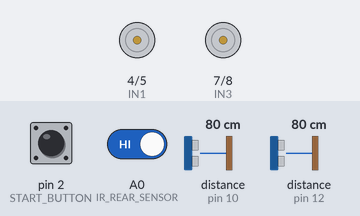
Bench run of a sketch on a simulated Arduino Uno, built with avr-gcc and run on an emulated ATmega328P. Shown: motor-driver pin pairs drawn as motors (green arrow = first pin HIGH = forward, orange = second pin HIGH = backward, longer = more drive, scaled by the enable pin). Inputs (shaded band) come from the test bench; at power-on: pin 2 (START_BUTTON) HIGH, distance to the obstacle (sensors on pin 10, pin 12) 80 cm, A0 (IR_REAR_SENSOR) HIGH. The echo pulse lasts 58.3 µs per cm; random numbers use the default seed unless the sketch sets one; what the sketch prints to the serial monitor is not drawn.

Above: at 1.2 s.
1.3 s: pin 2 (START_BUTTON) pulled LOW for 0.15 s
At 2.0 s:
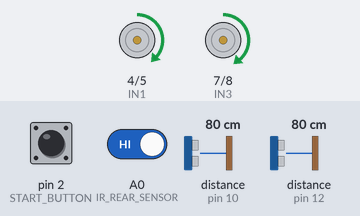
4.4 s: distance to the obstacle (sensor on pin 10) set to 71 cm
7.4 s: distance to the obstacle (sensor on pin 12) set to 70 cm
8.9 s: distance to the obstacle (sensor on pin 10) set to 63 cm
11.9 s: distance to the obstacle (sensor on pin 12) set to 2 cm
At 14.4 s:
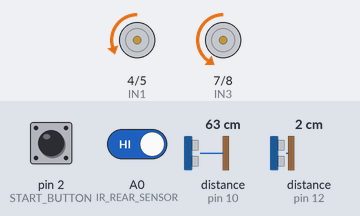
14.9 s: distance to the obstacle (sensor on pin 10) set to 2 cm
At 20.7 s:
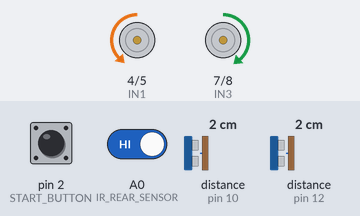
Timing chart, 0 to 22.4 s (numbered marks = the images above; inputs shaded):
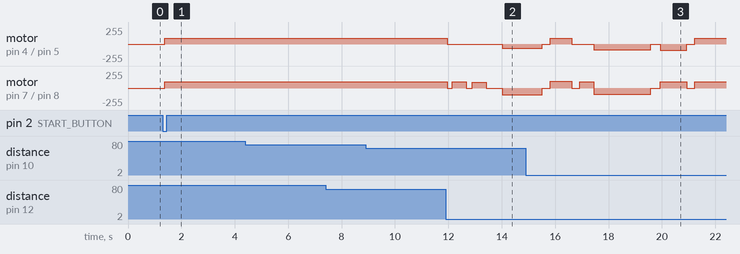

The sketch:

project_copy_20260309001512.ino
```cpp
// ==============================
// SMART ULTRASONIC AVOIDANCE ROBOT
// WITH INTELLIGENT ESCAPE SEQUENCE
// ==============================

// ---------- L298N Pins ----------
#define ENA 3
#define IN1 4
#define IN2 5
#define IN3 7
#define IN4 8
#define ENB 6

// ---------- Ultrasonic Sensors ----------
#define ULTRA_LEFT_TRIG 9
#define ULTRA_LEFT_ECHO 10
#define ULTRA_RIGHT_TRIG 11
#define ULTRA_RIGHT_ECHO 12

// ---------- IR Sensor (REAR) ----------
#define IR_REAR_SENSOR A0

// ---------- Button ----------
#define START_BUTTON 2

// ---------- Parameters ----------
#define OBSTACLE_DISTANCE 30
#define CLOSE_OBSTACLE_DISTANCE 15
#define NAVIGATION_MAX_DISTANCE 50
#define STALL_MAX_DISTANCE 350
#define MOTOR_SPEED 90
#define TURN_TIME 525
#define LOOP_INTERVAL 20
#define RUN_TIME 30000UL
#define BACKUP_DURATION 1300
#define PAUSE_TIME 200

// ---------- Smart Backup ----------
#define BACKUP_SENSOR_CHECK_TIME 600
#define CLEAR_THRESHOLD 25

// ---------- STUCK DETECTION ----------
#define MAX_CONSECUTIVE_BACKUPS 3
#define BACKUP_RESET_TIME 5000
int consecutiveBackups = 0;
unsigned long lastBackupTime = 0;

// ---------- FORWARD STALL DETECTION ----------
#define FORWARD_STALL_TIMEOUT 3000
#define MIN_MOVEMENT_THRESHOLD 5
unsigned long lastMovementTime = 0;
long lastLeftDistance = 0;
long lastRightDistance = 0;

// ---------- TURN PATTERN DETECTION ----------
#define MAX_CONSECUTIVE_SAME_TURNS 3
#define PATTERN_RESET_TIME 8000
int consecutiveLeftTurns = 0;
int consecutiveRightTurns = 0;
unsigned long lastTurnTime = 0;

// ---------- ESCAPE CONTROL ----------
bool inEscapeSequence = false;

// ---------- Globals ----------
bool missionActive = false;
unsigned long missionStartTime = 0;
bool isBackingUp = false;
unsigned long backupStartTime = 0;
bool isPaused = false;
unsigned long pauseStartTime = 0;
bool turnAfterPause = true;

// ==============================
// SETUP
// ==============================
void setup() {
  Serial.begin(9600);
  Serial.println("=== SMART AVOIDANCE ROBOT ===");
  Serial.println("Escape: Backup → IR check → Clearest side or 180° spin");
  Serial.println("Press button to start");

  pinMode(ENA, OUTPUT); pinMode(IN1, OUTPUT); pinMode(IN2, OUTPUT);
  pinMode(ENB, OUTPUT); pinMode(IN3, OUTPUT); pinMode(IN4, OUTPUT);

  pinMode(ULTRA_LEFT_TRIG, OUTPUT);
  pinMode(ULTRA_LEFT_ECHO, INPUT);
  pinMode(ULTRA_RIGHT_TRIG, OUTPUT);
  pinMode(ULTRA_RIGHT_ECHO, INPUT);

  pinMode(IR_REAR_SENSOR, INPUT_PULLUP);
  pinMode(START_BUTTON, INPUT_PULLUP);

  stopMotors();
}

// ==============================
// MAIN LOOP
// ==============================
void loop() {
  // --- Wait for button ---
  if (!missionActive) {
    stopMotors();
    if (digitalRead(START_BUTTON) == LOW) {
      delay(50);
      missionStartTime = millis();
      missionActive = true;
      isBackingUp = false;
      isPaused = false;
      consecutiveBackups = 0;
      resetTurnPattern();
      resetForwardStallDetection();
      inEscapeSequence = false;
      Serial.println("\n>>> MISSION STARTED <<<");
    }
    return;
  }

  // --- Check 30 seconds ---
  if (missionActive && millis() - missionStartTime >= RUN_TIME) {
    stopMotors();
    missionActive = false;
    Serial.println("\n>>> MISSION COMPLETE <<<");
    return;
  }

  // --- Check if in escape sequence ---
  if (inEscapeSequence) {
    return; // Don't do anything else while escaping
  }

  // --- Handle pause state ---
  if (isPaused) {
    if (millis() - pauseStartTime >= PAUSE_TIME) {
      Serial.println("PAUSE complete - EXECUTING TURN");
      isPaused = false;
      if (turnAfterPause) {
        turnLeftWithPattern();
      } else {
        turnRightWithPattern();
      }
      resetForwardStallDetection();
      return;
    } else {
      return;
    }
  }

  // --- Handle backup state ---
  if (isBackingUp) {
    handleSmartBackupSequence();
    return;
  }

  // --- Read sensors ---
  long leftRaw = readUltrasonic(ULTRA_LEFT_TRIG, ULTRA_LEFT_ECHO);
  delay(10);
  long rightRaw = readUltrasonic(ULTRA_RIGHT_TRIG, ULTRA_RIGHT_ECHO);

  // === SEPARATE FILTERS ===
  // 1. NAVIGATION VALUES (ignore >50cm)
  long leftNav = leftRaw;
  long rightNav = rightRaw;
  if (leftNav > NAVIGATION_MAX_DISTANCE || leftNav == 999) leftNav = 999;
  if (rightNav > NAVIGATION_MAX_DISTANCE || rightNav == 999) rightNav = 999;
  if (leftNav <= 0) leftNav = 999;
  if (rightNav <= 0) rightNav = 999;

  // 2. STALL DETECTION VALUES (use up to 350cm)
  long leftStall = leftRaw;
  long rightStall = rightRaw;
  if (leftStall > STALL_MAX_DISTANCE && leftStall != 999) leftStall = STALL_MAX_DISTANCE;
  if (rightStall > STALL_MAX_DISTANCE && rightStall != 999) rightStall = STALL_MAX_DISTANCE;
  if (leftStall <= 0) leftStall = STALL_MAX_DISTANCE;
  if (rightStall <= 0) rightStall = STALL_MAX_DISTANCE;

  // === FORWARD STALL DETECTION ===
  if (!isBackingUp && !isPaused && missionActive && !inEscapeSequence) {
    checkForwardStall(leftStall, rightStall);
  }

  // === NAVIGATION DECISION TREE ===
  bool leftClose = (leftNav != 999 && leftNav <= CLOSE_OBSTACLE_DISTANCE);
  bool rightClose = (rightNav != 999 && rightNav <= CLOSE_OBSTACLE_DISTANCE);
  bool leftBlocked = (leftNav != 999 && leftNav < OBSTACLE_DISTANCE);
  bool rightBlocked = (rightNav != 999 && rightNav < OBSTACLE_DISTANCE);

  // Debug
  Serial.print("Nav[L:");
  if (leftNav == 999) Serial.print("CLEAR");
  else Serial.print(leftNav);
  Serial.print("cm R:");
  if (rightNav == 999) Serial.print("CLEAR");
  else Serial.print(rightNav);
  Serial.print("cm] -> ");

  // Decision tree
  if (leftClose && rightClose) {
    Serial.println("BOTH <=15cm - SMART BACKUP!");
    resetTurnPattern();
    isBackingUp = true;
    backupStartTime = millis();
    moveBackward();
    resetForwardStallDetection();
  }
  else if (leftClose) {
    Serial.println("LEFT <=15cm - START PAUSE (then turn right)");
    stopMotors();
    isPaused = true;
    pauseStartTime = millis();
    turnAfterPause = false;
    resetForwardStallDetection();
  }
  else if (rightClose) {
    Serial.println("RIGHT <=15cm - START PAUSE (then turn left)");
    stopMotors();
    isPaused = true;
    pauseStartTime = millis();
    turnAfterPause = true;
    resetForwardStallDetection();
  }
  else if (leftBlocked) {
    Serial.println("LEFT <25cm - TURN RIGHT");
    turnRightWithPattern();
    resetForwardStallDetection();
  }
  else if (rightBlocked) {
    Serial.println("RIGHT <25cm - TURN LEFT");
    turnLeftWithPattern();
    resetForwardStallDetection();
  }
  else {
    Serial.println("CLEAR - FORWARD");
    if (millis() - lastTurnTime > 2000) {
      resetTurnPattern();
    }
    moveForward();
  }

  delay(LOOP_INTERVAL);
}

// ==============================
// INTELLIGENT ESCAPE SEQUENCE
// ==============================
void executeStuckEscape() {
  // Prevent re-entrancy
  if (inEscapeSequence) return;
  inEscapeSequence = true;

  Serial.println("\n🔥 EXECUTING INTELLIGENT ESCAPE");

  // Force exit any other states
  isBackingUp = false;
  isPaused = false;

  // Step 1: Always backup first (2 seconds)
  Serial.println("Step 1: Backup (2 seconds)");
  moveBackward();
  delay(2000);
  stopMotors();
  delay(300);

  // Step 2: Check IR sensor AFTER backup
  bool irBlocked = (digitalRead(IR_REAR_SENSOR) == LOW);
  Serial.print("IR check after backup: ");
  Serial.println(irBlocked ? "BLOCKED" : "CLEAR");

  // Step 3: Take sensor readings
  long leftDist = readUltrasonic(ULTRA_LEFT_TRIG, ULTRA_LEFT_ECHO);
  long rightDist = readUltrasonic(ULTRA_RIGHT_TRIG, ULTRA_RIGHT_ECHO);

  // Filter for decision making
  if (leftDist > 200 || leftDist == 999) leftDist = 999;
  if (rightDist > 200 || rightDist == 999) rightDist = 999;
  if (leftDist <= 0) leftDist = 999;
  if (rightDist <= 0) rightDist = 999;

  Serial.print("Sensor check: L=");
  if (leftDist == 999) Serial.print("CLEAR");
  else Serial.print(leftDist);
  Serial.print("cm R=");
  if (rightDist == 999) Serial.print("CLEAR");
  else Serial.print(rightDist);
  Serial.println("cm");

  // Step 4: Decision based on IR
  if (irBlocked) {
    // IR BLOCKED → NO 180° SPIN, just turn toward clearest side
    Serial.println("IR BLOCKED → Turning toward clearest side (NO SPIN)");

    // Determine which side is clearer
    bool leftClearer = (leftDist > rightDist);

    if (leftClearer) {
      // Left is clearer → Turn left (normal turn, not 180°)
      Serial.println("Left clearer → TURN LEFT");
      digitalWrite(IN1, LOW); digitalWrite(IN2, LOW);
      digitalWrite(IN3, HIGH); digitalWrite(IN4, LOW);
      analogWrite(ENA, 0);
      analogWrite(ENB, MOTOR_SPEED);
      delay(TURN_TIME);
      stopMotors();
    } else {
      // Right is clearer → Turn right (normal turn, not 180°)
      Serial.println("Right clearer → TURN RIGHT");
      digitalWrite(IN1, HIGH); digitalWrite(IN2, LOW);
      analogWrite(ENA, MOTOR_SPEED);
      analogWrite(ENB, 0);
      delay(TURN_TIME);
      stopMotors();
    }
    delay(300);
  } else {
    // IR CLEAR → Do 180° spin (random direction)
    Serial.println("IR CLEAR → Doing 180° RANDOM SPIN");

    randomSeed(analogRead(A5) + micros());
    bool spinRight = random(0, 2) == 0;

    if (spinRight) {
      Serial.println("180° RIGHT spin");
      digitalWrite(IN1, HIGH); digitalWrite(IN2, LOW);
      digitalWrite(IN3, LOW); digitalWrite(IN4, HIGH);
      analogWrite(ENA, MOTOR_SPEED);
      analogWrite(ENB, MOTOR_SPEED);
      delay(1000);
      stopMotors();
    } else {
      Serial.println("180° LEFT spin");
      digitalWrite(IN1, LOW); digitalWrite(IN2, HIGH);
      digitalWrite(IN3, HIGH); digitalWrite(IN4, LOW);
      analogWrite(ENA, MOTOR_SPEED);
      analogWrite(ENB, MOTOR_SPEED);
      delay(1000);
      stopMotors();
    }
    delay(300);
  }

  // Step 5: Forward burst (always)
  Serial.println("Step 3: Forward burst");
  moveForward();
  delay(1500);
  stopMotors();
  delay(500);

  // Reset all counters
  consecutiveBackups = 0;
  lastBackupTime = millis();
  resetForwardStallDetection();
  resetTurnPattern();

  // Clear escape flag
  inEscapeSequence = false;

  Serial.println("Escape complete!");
}

// ==============================
// TURN PATTERN DETECTION
// ==============================
void trackTurnPattern(bool isLeftTurn) {
  unsigned long currentTime = millis();

  if (currentTime - lastTurnTime > PATTERN_RESET_TIME) {
    consecutiveLeftTurns = 0;
    consecutiveRightTurns = 0;
  }

  if (isLeftTurn) {
    consecutiveLeftTurns++;
    consecutiveRightTurns = 0;
    Serial.print("Left turn #");
    Serial.print(consecutiveLeftTurns);
    Serial.print(" of ");
    Serial.println(MAX_CONSECUTIVE_SAME_TURNS);
  } else {
    consecutiveRightTurns++;
    consecutiveLeftTurns = 0;
    Serial.print("Right turn #");
    Serial.print(consecutiveRightTurns);
    Serial.print(" of ");
    Serial.println(MAX_CONSECUTIVE_SAME_TURNS);
  }

  lastTurnTime = currentTime;

  if (consecutiveLeftTurns >= MAX_CONSECUTIVE_SAME_TURNS) {
    Serial.println("\n🔄 LEFT TURN PATTERN DETECTED! Correcting...");
    executeTurnPatternCorrection(true);
  } else if (consecutiveRightTurns >= MAX_CONSECUTIVE_SAME_TURNS) {
    Serial.println("\n🔄 RIGHT TURN PATTERN DETECTED! Correcting...");
    executeTurnPatternCorrection(false);
  }
}

void executeTurnPatternCorrection(bool wasLeftPattern) {
  Serial.println("Executing CURVED BACKUP correction...");

  stopMotors();
  isBackingUp = false;
  isPaused = false;
  delay(300);

  if (wasLeftPattern) {
    // Curve backup RIGHT
    Serial.println("CURVED BACKUP RIGHT (undoing left turns)");
    digitalWrite(IN1, LOW); digitalWrite(IN2, HIGH);
    digitalWrite(IN3, LOW); digitalWrite(IN4, HIGH);
    analogWrite(ENA, 60);
    analogWrite(ENB, 100);
  } else {
    // Curve backup LEFT
    Serial.println("CURVED BACKUP LEFT (undoing right turns)");
    digitalWrite(IN1, LOW); digitalWrite(IN2, HIGH);
    digitalWrite(IN3, LOW); digitalWrite(IN4, HIGH);
    analogWrite(ENA, 100);
    analogWrite(ENB, 60);
  }

  delay(1500);
  stopMotors();
  delay(300);

  Serial.println("Forward burst to complete correction");
  moveForward();
  delay(800);
  stopMotors();
  delay(300);

  consecutiveLeftTurns = 0;
  consecutiveRightTurns = 0;
  lastTurnTime = millis();

  Serial.println("Turn pattern correction complete!");
}

void resetTurnPattern() {
  consecutiveLeftTurns = 0;
  consecutiveRightTurns = 0;
  lastTurnTime = millis();
}

void turnLeftWithPattern() {
  trackTurnPattern(true);

  if (consecutiveLeftTurns < MAX_CONSECUTIVE_SAME_TURNS) {
    digitalWrite(IN1, LOW); digitalWrite(IN2, LOW);
    digitalWrite(IN3, HIGH); digitalWrite(IN4, LOW);
    analogWrite(ENA, 0);
    analogWrite(ENB, MOTOR_SPEED);
    delay(TURN_TIME);
    stopMotors();
  }
}

void turnRightWithPattern() {
  trackTurnPattern(false);

  if (consecutiveRightTurns < MAX_CONSECUTIVE_SAME_TURNS) {
    digitalWrite(IN1, HIGH); digitalWrite(IN2, LOW);
    analogWrite(ENA, MOTOR_SPEED);
    analogWrite(ENB, 0);
    delay(TURN_TIME);
    stopMotors();
  }
}

// ==============================
// FORWARD STALL DETECTION
// ==============================
void checkForwardStall(long currentLeft, long currentRight) {
  static unsigned long lastCheckTime = 0;
  static bool firstReading = true;

  if (millis() - lastCheckTime < 500) return;
  lastCheckTime = millis();

  if (firstReading) {
    lastLeftDistance = currentLeft;
    lastRightDistance = currentRight;
    lastMovementTime = millis();
    firstReading = false;
    return;
  }

  long leftChange = abs(currentLeft - lastLeftDistance);
  long rightChange = abs(currentRight - lastRightDistance);

  int effectiveThreshold = MIN_MOVEMENT_THRESHOLD;

  if (currentLeft == STALL_MAX_DISTANCE || currentRight == STALL_MAX_DISTANCE) {
    effectiveThreshold = 2;
  } else if (currentLeft > 100 || currentRight > 100) {
    effectiveThreshold = 3;
  }

  if (leftChange >= effectiveThreshold || rightChange >= effectiveThreshold) {
    lastMovementTime = millis();
    lastLeftDistance = currentLeft;
    lastRightDistance = currentRight;

    static int debugCounter = 0;
    if (debugCounter++ % 10 == 0) {
      Serial.print("[MOVING: LΔ=");
      Serial.print(leftChange);
      Serial.print("cm RΔ=");
      Serial.print(rightChange);
      Serial.print("cm Thresh=");
      Serial.print(effectiveThreshold);
      Serial.println("cm]");
    }
  }
  else if (millis() - lastMovementTime >= FORWARD_STALL_TIMEOUT) {
    Serial.println("\n🚨 FORWARD STALL DETECTED! No movement for 3s.");
    Serial.print("Last L=");
    if (lastLeftDistance == STALL_MAX_DISTANCE) Serial.print("350+cm");
    else Serial.print(lastLeftDistance);
    Serial.print(" R=");
    if (lastRightDistance == STALL_MAX_DISTANCE) Serial.print("350+cm");
    else Serial.print(lastRightDistance);
    Serial.print("cm | Current L=");
    if (currentLeft == STALL_MAX_DISTANCE) Serial.print("350+cm");
    else Serial.print(currentLeft);
    Serial.print("cm R=");
    if (currentRight == STALL_MAX_DISTANCE) Serial.print("350+cm");
    else Serial.print(currentRight);
    Serial.println("cm");

    executeStuckEscape();
    resetForwardStallDetection();
  }
}

void resetForwardStallDetection() {
  lastMovementTime = millis();
}

// ==============================
// SMART BACKUP HANDLING
// ==============================
void handleSmartBackupSequence() {
  unsigned long currentTime = millis();

  if (currentTime - lastBackupTime > BACKUP_RESET_TIME) {
    consecutiveBackups = 0;
  }

  consecutiveBackups++;
  lastBackupTime = currentTime;

  Serial.print("Backup #");
  Serial.print(consecutiveBackups);
  Serial.print(" of ");
  Serial.print(MAX_CONSECUTIVE_BACKUPS);
  Serial.println();

  if (consecutiveBackups >= MAX_CONSECUTIVE_BACKUPS) {
    Serial.println("\n🚨 STUCK! Executing escape...");
    executeStuckEscape();
    return;
  }

  if (millis() - backupStartTime > BACKUP_SENSOR_CHECK_TIME) {
    long leftCheck = readUltrasonic(ULTRA_LEFT_TRIG, ULTRA_LEFT_ECHO);
    long rightCheck = readUltrasonic(ULTRA_RIGHT_TRIG, ULTRA_RIGHT_ECHO);

    if (leftCheck > NAVIGATION_MAX_DISTANCE || leftCheck == 999) leftCheck = 999;
    if (rightCheck > NAVIGATION_MAX_DISTANCE || rightCheck == 999) rightCheck = 999;

    Serial.print("Smart check: L=");
    if (leftCheck == 999) Serial.print("CLEAR");
    else Serial.print(leftCheck);
    Serial.print("cm R=");
    if (rightCheck == 999) Serial.print("CLEAR");
    else Serial.print(rightCheck);
    Serial.println("cm");

    if (leftCheck == 999 && rightCheck != 999) {
      Serial.println("SMART: Left side opened! Turning LEFT");
      isBackingUp = false;
      turnLeftWithPattern();
      resetForwardStallDetection();
      return;
    }
    else if (rightCheck == 999 && leftCheck != 999) {
      Serial.println("SMART: Right side opened! Turning RIGHT");
      isBackingUp = false;
      turnRightWithPattern();
      resetForwardStallDetection();
      return;
    }
    else if (leftCheck > CLEAR_THRESHOLD && rightCheck <= CLEAR_THRESHOLD) {
      Serial.println("SMART: Left is clearer, turning LEFT");
      isBackingUp = false;
      turnLeftWithPattern();
      resetForwardStallDetection();
      return;
    }
    else if (rightCheck > CLEAR_THRESHOLD && leftCheck <= CLEAR_THRESHOLD) {
      Serial.println("SMART: Right is clearer, turning RIGHT");
      isBackingUp = false;
      turnRightWithPattern();
      resetForwardStallDetection();
      return;
    }
  }

  if (millis() - backupStartTime >= BACKUP_DURATION) {
    Serial.println("BACKUP complete - Choosing SMART direction");

    stopMotors();
    delay(100);

    long leftFinal = readUltrasonic(ULTRA_LEFT_TRIG, ULTRA_LEFT_ECHO);
    long rightFinal = readUltrasonic(ULTRA_RIGHT_TRIG, ULTRA_RIGHT_ECHO);

    if (leftFinal > NAVIGATION_MAX_DISTANCE || leftFinal == 999) leftFinal = 999;
    if (rightFinal > NAVIGATION_MAX_DISTANCE || rightFinal == 999) rightFinal = 999;

    Serial.print("Final readings: L=");
    if (leftFinal == 999) Serial.print("CLEAR");
    else Serial.print(leftFinal);
    Serial.print("cm R=");
    if (rightFinal == 999) Serial.print("CLEAR");
    else Serial.print(rightFinal);
    Serial.println("cm");

    if (leftFinal == 999 && rightFinal == 999) {
      Serial.println("Both clear - default LEFT");
      turnLeftWithPattern();
    }
    else if (leftFinal == 999) {
      Serial.println("Only left clear - TURN LEFT");
      turnLeftWithPattern();
    }
    else if (rightFinal == 999) {
      Serial.println("Only right clear - TURN RIGHT");
      turnRightWithPattern();
    }
    else if (leftFinal >= rightFinal) {
      Serial.println("Left clearer - TURN LEFT");
      turnLeftWithPattern();
    }
    else {
      Serial.println("Right clearer - TURN RIGHT");
      turnRightWithPattern();
    }

    isBackingUp = false;
    resetForwardStallDetection();
    return;
  }

  if (digitalRead(IR_REAR_SENSOR) == LOW) {
    Serial.println("BACKUP: IR detected! Emergency turn");
    isBackingUp = false;
    consecutiveBackups++;
    moveForward();
    delay(300);
    stopMotors();
    turnLeftWithPattern();
    resetForwardStallDetection();
    return;
  }

  moveBackward();
}

// ==============================
// ULTRASONIC FUNCTION
// ==============================
long readUltrasonic(int trigPin, int echoPin) {
  digitalWrite(trigPin, LOW);
  delayMicroseconds(2);
  digitalWrite(trigPin, HIGH);
  delayMicroseconds(10);
  digitalWrite(trigPin, LOW);

  long duration = pulseIn(echoPin, HIGH, 45000);
  if (duration == 0) return 999;
  return duration / 58;
}

// ==============================
// MOTOR FUNCTIONS
// ==============================
void moveForward() {
  digitalWrite(IN1, HIGH); digitalWrite(IN2, LOW);
  digitalWrite(IN3, HIGH); digitalWrite(IN4, LOW);
  analogWrite(ENA, 85);
  analogWrite(ENB, 95);
}

void moveBackward() {
  digitalWrite(IN1, LOW); digitalWrite(IN2, HIGH);
  digitalWrite(IN3, LOW); digitalWrite(IN4, HIGH);
  analogWrite(ENA, 85);
  analogWrite(ENB, 95);
}

void stopMotors() {
  analogWrite(ENA, 0);
  analogWrite(ENB, 0);
}
```

Measured:
- after the input at 1.3 s, motor on pin 4 (IN1) / pin 5 (IN2): stopped → forward 85/255 after 0.07 s; motor on pin 7 (IN3) / pin 8 (IN4): stopped → forward 95/255 after 0.07 s
- after the input at 4.4 s, every drawn part: stays the same
- after the input at 7.4 s, every drawn part: stays the same
- after the input at 8.9 s, every drawn part: stays the same
